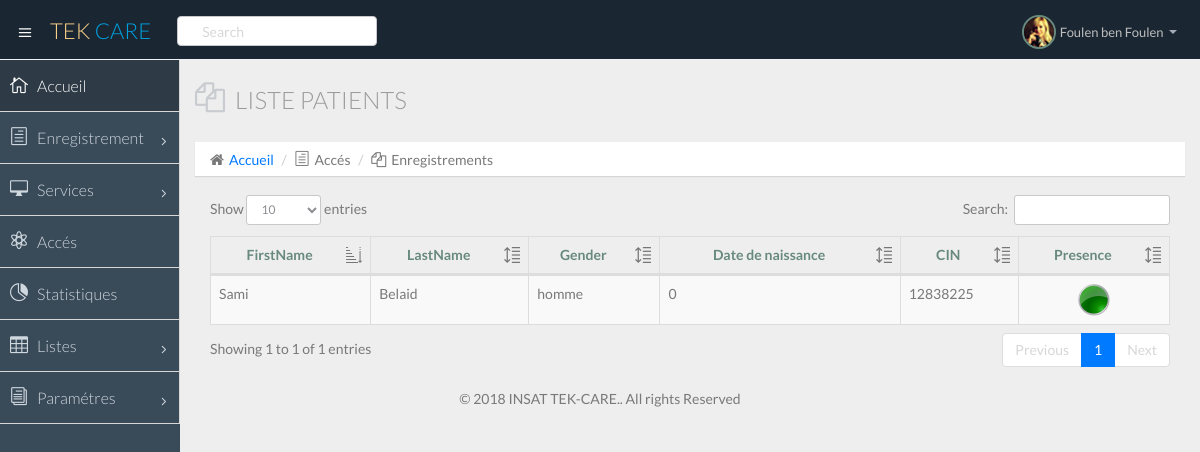
/patient_listing.php, run on an earlier commit of the app's database.
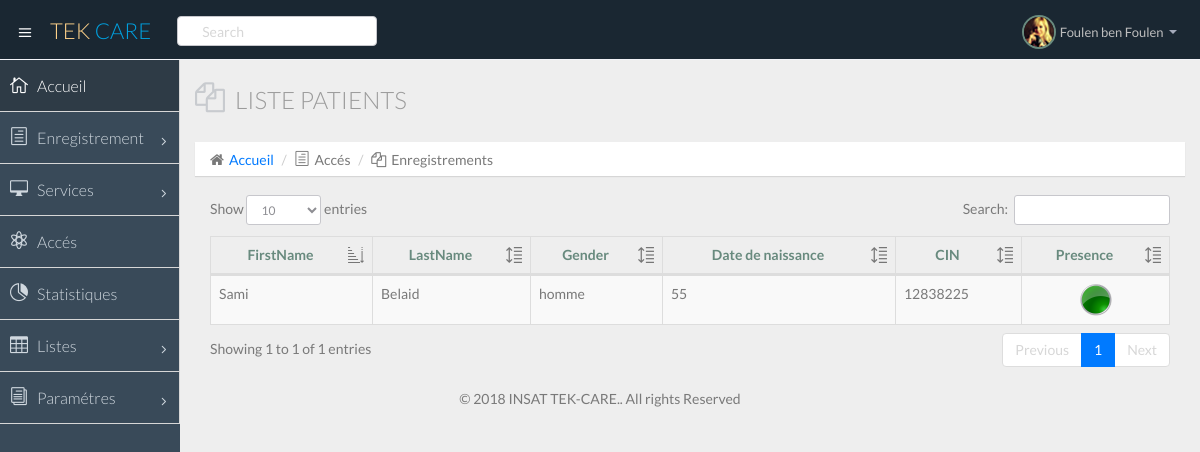
And on a later commit of the database.
### tables this page shows
CREATE TABLE IF NOT EXISTS `patient` (
  `Patient_CIN` bigint(20) NOT NULL,
  `Patient_ID` int(11) NOT NULL AUTO_INCREMENT,
  `isHere` tinyint(1) NOT NULL,
  `Medical_DOC_ID` int(11) NOT NULL,
  PRIMARY KEY (`Patient_CIN`),
  UNIQUE KEY `Patient_ID` (`Patient_ID`),
  KEY `Medical_DOC_ID` (`Medical_DOC_ID`)
);

CREATE TABLE IF NOT EXISTS `person` (
  `FirstName` varchar(64) DEFAULT NULL,
  `LastName` varchar(64) DEFAULT NULL,
  `Gender` varchar(64) DEFAULT NULL,
  `CIN` bigint(20) NOT NULL,
  `Passport` bigint(20) DEFAULT NULL,
  `Adress` varchar(64) DEFAULT NULL,
  `PhoneNumber` bigint(20) DEFAULT NULL,
  `Birthday` date DEFAULT NULL,
  PRIMARY KEY (`CIN`)
);

### add_to_list_patient.php (the view, shortened to what this page needs)
<?php
$MaConnection = CnxBD::getInstance();
$req = "select * FROM `person` inner join `patient` where person.CIN=patient.Patient_CIN";
$result = $MaConnection->prepare($req);
$result->execute();
while ($row=$result->fetch()) {
    $age = date_diff(date_create($row["Birthday"]), date_create('now'))->y;
    echo "
                    <tr><a href='patient_profile.php' id='" . $row["CIN"] . "'>
                        <td > <a href='patient_profile.php?id=" . $row["CIN"] . " ' style=' display: block ;width: 100%; height: 100% ;color: inherit;'> " . $row["FirstName"] . "</a> </td>
                        <td>" . $row["LastName"] . "  </td>
                        <td>" . $row["Gender"] . "  </td>
                        <td>" . $age . " </td>
                        <td>" . $row["CIN"] . "  </td>
                        <td>" ;if($row["isHere"]==1)echo" <img src='imgs/ishere.png' style='width: 32px;height: 32px;margin: auto;    display: block;'> ";else echo"<img src='imgs/isnothere.png' style='width: 32px;height: 32px;margin: auto;    display: block;' >";  echo "  </td>
                    </a></tr>";
} ?>

What changed in the data, as far as the page shows it:
changed through a linked row, patient "Sami": Patient_CIN.Birthday "0" → "55"
